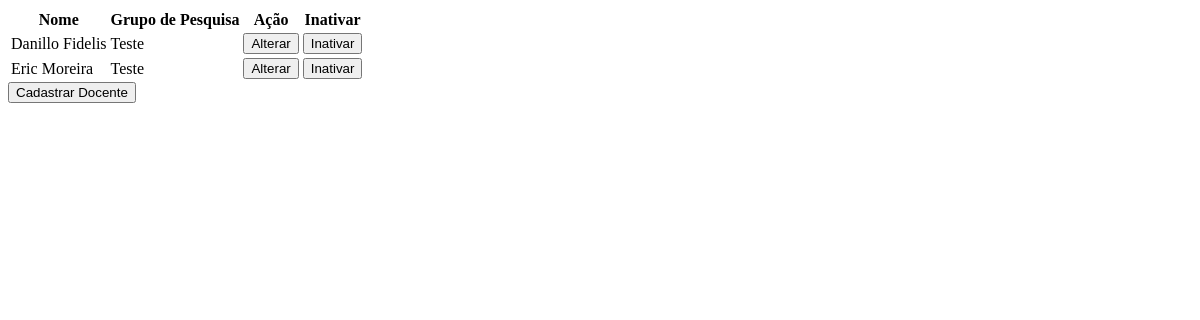
The page /Codigos/PHP/lista_docentes.php (signed in) on the database its author committed.
### tables this page shows
CREATE TABLE IF NOT EXISTS `docentes` (
  `cod_docente` int(11) NOT NULL AUTO_INCREMENT,
  `nome` varchar(100) NOT NULL,
  `lattes` varchar(100) NOT NULL,
  `atividade_realizada` varchar(150) NOT NULL,
  `fk_graduacao` int(11) NOT NULL,
  `curso` varchar(100) DEFAULT NULL,
  `ano_conclusao` int(4) NOT NULL,
  `fk_cod_grupo` int(11) NOT NULL,
  `fk_especialidade` int(11) NOT NULL,
  `data_inicio` date NOT NULL,
  `data_fim` date DEFAULT NULL,
  `situacao` tinyint(4) NOT NULL COMMENT '1=ativo 0=inativo',
  PRIMARY KEY (`cod_docente`),
  KEY `fk_graducao` (`fk_graduacao`),
  KEY `grupo` (`fk_cod_grupo`),
  KEY `especialidade` (`fk_especialidade`)
);

CREATE TABLE IF NOT EXISTS `grupo_pesquisa` (
  `id` int(11) NOT NULL AUTO_INCREMENT,
  `nome` varchar(120) NOT NULL,
  `sigla` varchar(8) NOT NULL,
  `lattes` varchar(120) DEFAULT NULL,
  `email` varchar(120) DEFAULT NULL,
  `descricao` text,
  `data_inicio` date NOT NULL,
  `ativacao` tinyint(1) DEFAULT NULL,
  `id_lider` int(11) NOT NULL,
  PRIMARY KEY (`id`),
  KEY `id_lider` (`id_lider`)
);

### Codigos/PHP/funcoes.php (called while the page is built, shortened)
<?php
function logado()
{
  	if((isset ($_SESSION['login']) == true) and (isset ($_SESSION['senha']) == true))
	{
	  $logado = $_SESSION['login'];
	}
	else
	{
	  $logado = NULL;
	}
	return $logado;
}
function lider()
{
	include("conexao.php");
	$prontuario = logado();
	$consulta = "SELECT `id` FROM `usuarios` WHERE `prontuario` = '$prontuario'";
  	$result = $mysqli->query($consulta) or die($mysqli->error);
  	$dado = mysqli_fetch_assoc($result);
  	$idlider = $dado["id"];
  	return $idlider;
}
 ?>

### Codigos/PHP/lista_docentes.php (the view, shortened to what this page needs)
<!DOCTYPE html>
<html>
<head>
<?php include("conexao.php");
       include("funcoes.php");
     $logado = logado();
     if($logado == NULL)
     {
      header("location: inicial.php");
     }
     else
     {
       $lider = lider();
        $consulta = "SELECT gp.id as cod_grupo, gp.nome as grupo , cod_docente, t.nome as docente FROM `grupo_pesquisa` as gp, docentes as t WHERE `id_lider` = '$lider' and fk_cod_grupo = gp.id and t.situacao = '1'";
        $con = $mysqli->query($consulta) or die ($mysqli->error);
      }
  ?>
<link rel="stylesheet" type="text/css" href="../CSS/perm.css">
</head>
<body>
    <div id = "conteudo">
      <table class="table table-bordered table-sm m-0">
                    <thead class="">
                        <tr class="text-center">
                            <th class="text-center">Nome</th>
                             <th class="text-center">Grupo de Pesquisa</th>
                                <th>Ação</th>
                                <th>Inativar</th>
                        </tr>
                    </thead>
                    <tbody>
                        <?php
                            while($dados = $con->fetch_array()){?>
                             <tr>
                                 <td class="text-center"><?php echo $dados["docente"]; ?></td>
                                 <td class="text-center"><?php echo $dados["grupo"]; ?></td>
                                 <td class="text-center"><?php echo " <a href=\"edita_docente.php?id=".$dados["cod_docente"]."\"><button class=\"btn btn-warning btn-block\">Alterar</button></a>"; ?></td>
                                 <td class="text-center"><?php echo " <a href=\"inativa_docente.php\"><button class=\"btn btn-danger btn-block\">Inativar</button></a>"; ?></td>
                                </tr>
                        <?php } ?>
                    </tbody>
                </table>
                <?php
                        echo " <a href=\"seleciona_grupoD.php\"><button class=\"btn btn-success\">Cadastrar Docente</button></a>";
                 ?>
    </div>
</body>
</html>

### rows shown on the page
docentes: nome "Danillo Fidelis", fk_cod_grupo.nome "Teste"
docentes: nome "Eric Moreira", fk_cod_grupo.nome "Teste"
